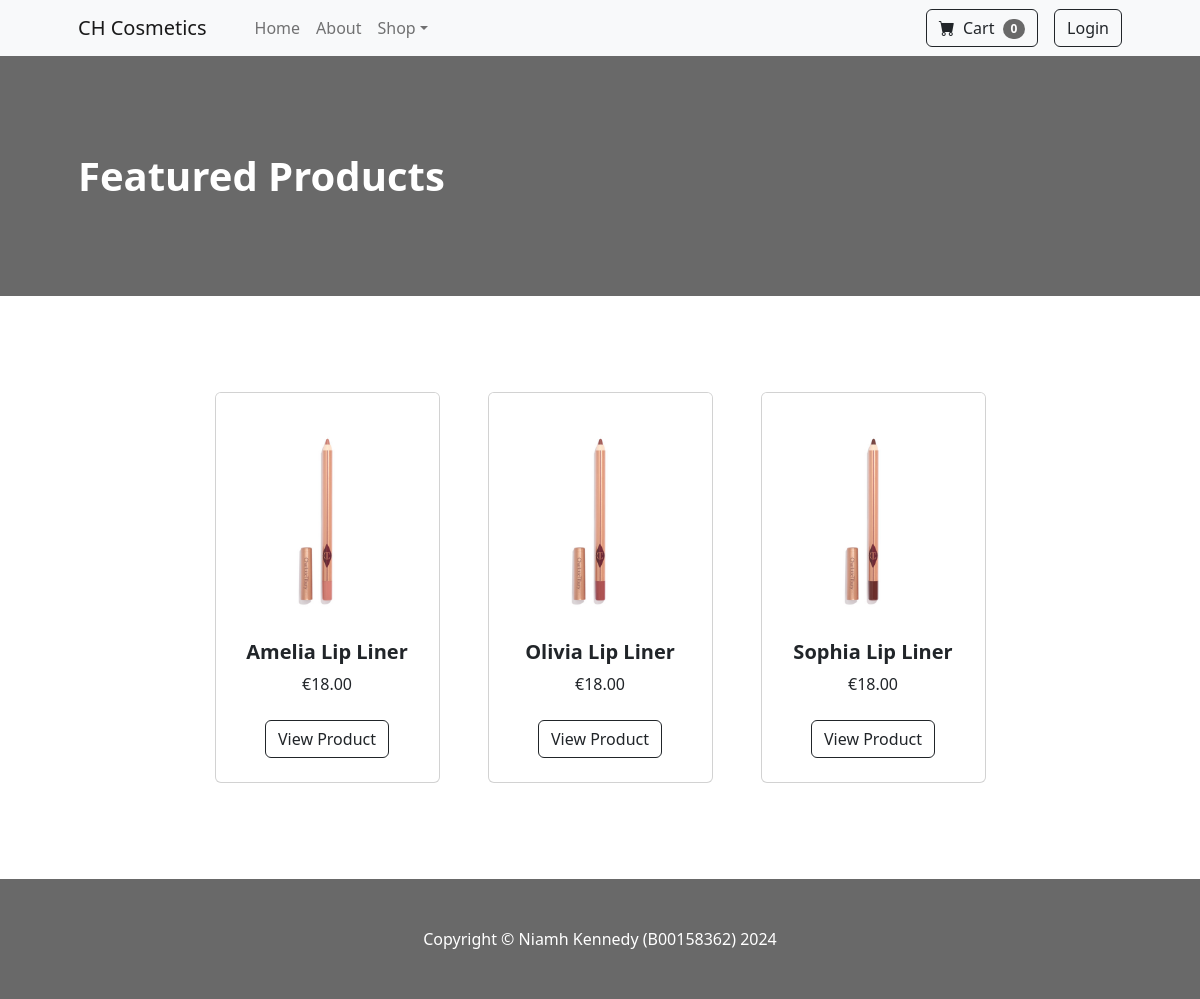
The page / on the database its author committed.
### tables this page shows
CREATE TABLE IF NOT EXISTS warehouse (
                                         sku INT(15) UNSIGNED AUTO_INCREMENT PRIMARY KEY,
                                         productName VARCHAR(60) NOT NULL,
                                         productCategory VARCHAR(30) NOT NULL,
                                         productDesc VARCHAR(400),
                                         productPrice DECIMAL(10, 2) NOT NULL,
                                         totalStock INT(10) NOT NULL
);

### app/model/products.php (called while the page is built, shortened)
<?php
    function getProductsByCategory ($connection, $productCategory) {
        try {
            $sql = "SELECT * FROM warehouse WHERE productCategory = :productCategory";
            $statement = $connection->prepare($sql);
            $statement->bindParam(':productCategory', $productCategory);
            $statement->execute();
            return $statement->fetchAll();
        } catch (PDOException $error) {
            echo $sql . "<br>" . error->getMessage();
        }
    }

### app/view/homepage.php (the view, shortened to what this page needs)
<?php
    require_once '../app/view/templates/header.php';
    require_once '../app/model/products.php';
    require_once '../database/connect.php';
    if(isset($_SESSION['Login']) && ($_SESSION['Login']) == 'User'){
        require_once '../app/view/templates/navbarUser.php';
    } else {
        require_once '../app/view/templates/navbar.php';
    }
    $result = getProductsByCategory($connection, "lipliner");
?>
    </head>
    <body>
    <header class="bg-dark py-5">
        <div class="container px-4 px-lg-5 my-5">
            <div class="text-left text-white">
                <h6 class="display-6 fw-bolder">Featured Products</h6>
            </div>
    </header>
    <section class="py-5">
        <div class="container px-4 px-lg-5 mt-5">
            <div class="row gx-4 gx-lg-5 row-cols-2 row-cols-md-3 row-cols-xl-4 justify-content-center">
                <?php foreach ($result as $row) :?>
                    <div class="col mb-5">
                        <div class="card h-100">
                            <img class="card-img-top" src="../assets/img/product-<?php echo $row["sku"];?>.jpeg" alt="..." />
                            <div class="card-body p-4">
                                <div class="text-center">
                                    <h5 class="fw-bolder"><?php echo ($row["productName"]); ?></h5>
                                    €<?php echo ($row["productPrice"]); ?>
                                </div>
                            </div>
                            <div class="card-footer p-4 pt-0 border-top-0 bg-transparent">
                                <div class="text-center"><a class="btn btn-outline-dark mt-auto" href="index.php?action=shop_item&id=<?php echo $row['sku'];?>">View Product</a></div>
                            </div>
                        </div>
                    </div>
                <?php endforeach;?>
            </div>
        </div>
    </section>
<?php require_once '../app/view/templates/footer.php'; ?>

### rows shown on the page
warehouse: shows a picture, productName "Amelia Lip Liner", productPrice "18.00"
warehouse: shows a picture, productName "Olivia Lip Liner", productPrice "18.00"
warehouse: shows a picture, productName "Sophia Lip Liner", productPrice "18.00"
